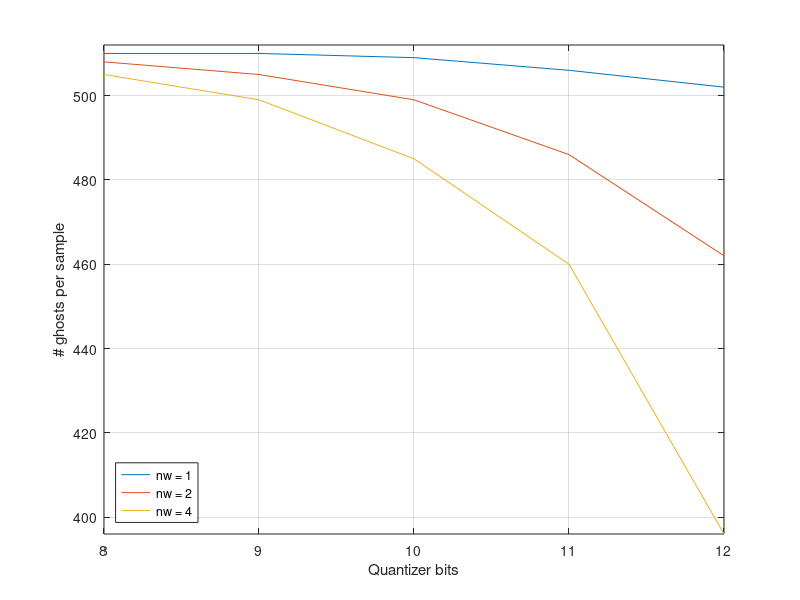
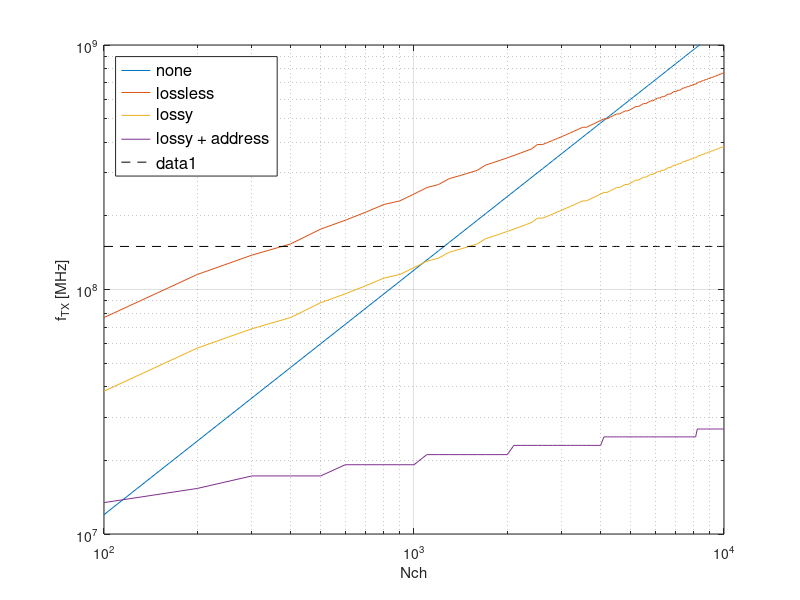

Recreate these plots in MATLAB, in order. (Note: this script raises an error after producing the figures.)


%% Number of ghost per samples as a function of number of bits
figure(1)
b = 8:1:12;
m = [510,510,509,506,502;508,505,499,486,462;505,499,485,460,396];
plot(b,m)
grid on
xlabel('Quantizer bits')
ylabel('# ghosts per sample')
ylim([min(min(m)) 512])
legend ('nw = 1', 'nw = 2', 'nw = 4', 'Location', 'southwest')
set(gcf,'color','w')

%% System data rate for different strategies
figure(2)
Nch = (0.1:0.1:10)*1e3;
B = 8:1:12;
Nch = Nch';
fs = 15e3;
acol = 0.5;
% no compression
f1 = Nch*B*fs;
% 'lossless' compression
f2 = 2*ceil(sqrt(Nch))*2.^B*fs;
% lossy compression
f3 = 2*ceil(sqrt(Nch))*(1-acol)*2.^B*fs;
% lossy compression sending address
f4 = ceil(log2(Nch))*(1-acol)*2.^B*fs;

i = 1;
f_150M = ones(size(Nch))*150e6;
loglog(Nch,f1(:,i),Nch,f2(:,i),Nch,f3(:,i),Nch,f4(:,i))
lg2 = legend ('none', 'lossless', 'lossy', 'lossy + address',...
    'Location', 'northwest');
set(lg2,'FontSize',12)
hold on
loglog(Nch,f_150M,'--k')
hold off
grid on
xlabel('Nch')
ylabel('f_{TX} [MHz]')
xlim([100 10000])
ylim([1e7 1e9])
set(gcf,'color','w')

%% Distribution of collisions per code
figure(3)
ramp = (-FSeff:2*FSeff/2^Beff:FSeff-1)+0.5;
plot(ramp,mean(simbolsDecoded,1))
grid on
xlabel('Code')
ylabel('# collisions per sample')
xlim([min(ramp) max(ramp)])
set(gcf,'color','w')

%% Distribution of number of collissions
figure(4)
edges = [1, 2, 4, 8, 16, 32, 64, 128, 256];
C = histc(simbolsDecoded,edges,2);
Ctot = sum(C);
bar(Ctot)
set(gca,'XTickLabel',{'1', '2:3', '4:7', '8:15', '16:31', '32:63',...
    '64:127', '128:255', '256:512'}) 
grid on
xlabel('# collisions')
ylabel('counts')
set(gcf,'color','w')
figure(5)
weights = [1, 2.5, 5.5, 11.5, 23.5, 47.5, 95.5, 191.5, 384];
bar(Ctot.*weights)
set(gca,'XTickLabel',{'1', '2:3', '4:7', '8:15', '16:31', '32:63',...
    '64:127', '128:255', '256:512'}) 
grid on
xlabel('# collisions')
ylabel('counts * mean{interval}')
set(gcf,'color','w')

%% Number of transmitted channel as a function of compression factor
figure(6)
expansionFactor = 1:1:10;
bitperChannel = 9;      % 5 per row and 4 per column
fs = 20e3;
index = find(symbolsDecoded<=cF & symbolsDecoded>0);
tot = sum(symbolsDecoded(index));
dSA = tot/nSamplesToRead
dataSentAvg = zeros(10,1);
dataSentAvg(1)  = 16.14;
dataSentAvg(2)  = 17.68;
dataSentAvg(3)  = 19.48;
dataSentAvg(4)  = 46.38;
dataSentAvg(5)  = 46.38;
dataSentAvg(6)  = 59.03;
dataSentAvg(7)  = 59.03;
dataSentAvg(8)  = 61.13;
dataSentAvg(9)  = 90.63;
dataSentAvg(10) = 92.93;
compressionRatio = nElec*B./(dataSentAvg.*bitperChannel);
[hAx]=plotyy(expansionFactor,dataSentAvg.*bitperChannel*fs/1e6,expansionFactor,compressionRatio)
grid on
xlabel('Expansion Factor')
ylabel(hAx(1),'System Data Rate [Mbps]')
ylabel(hAx(2),'Compression ratio')
set(gcf,'color','w')















